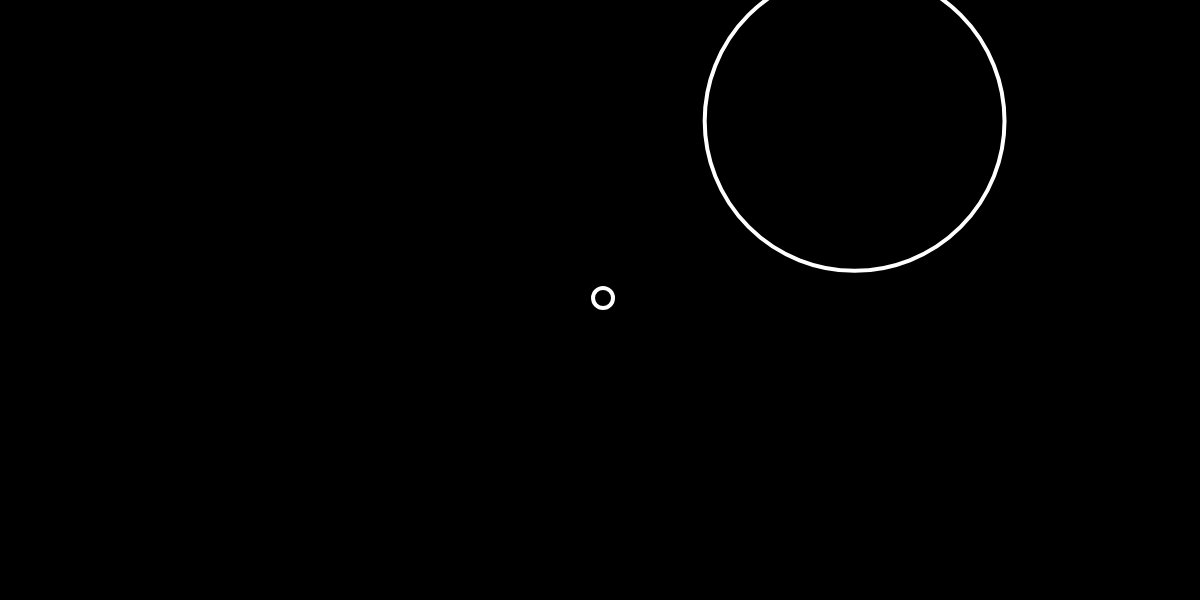
Frame 1 (no input)
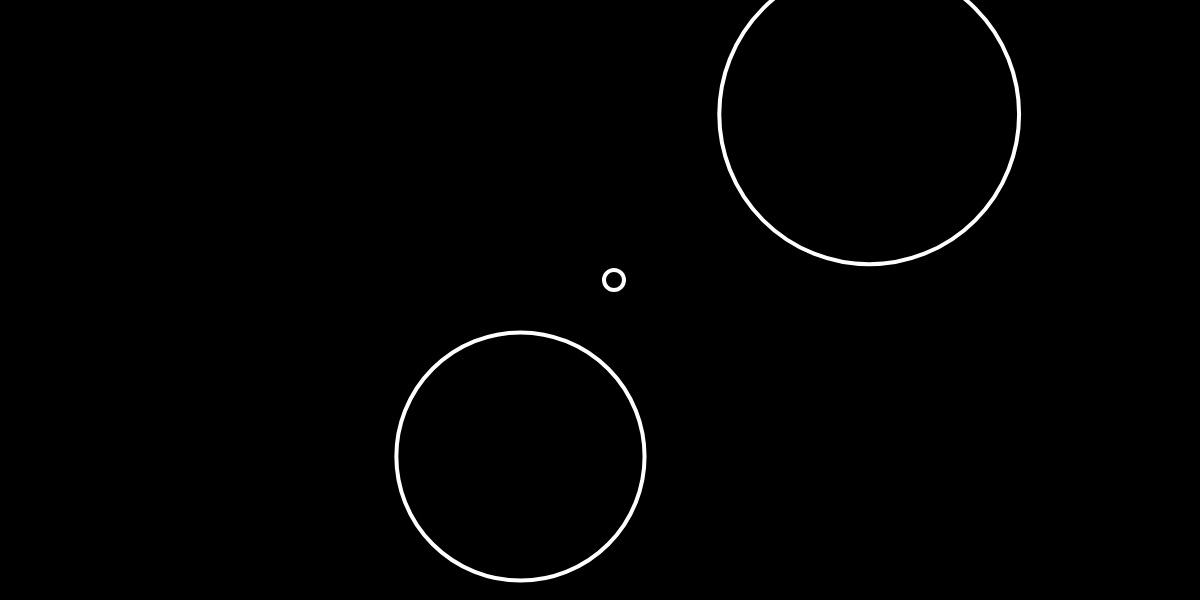
Frame 60 (no input)
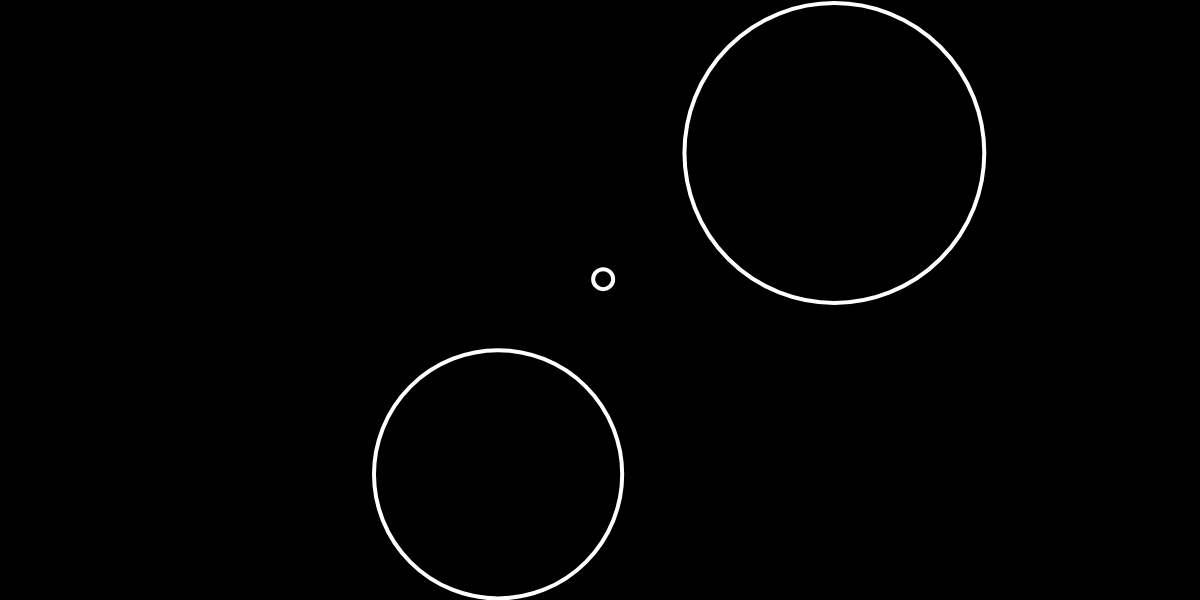
Frame 120 (the mouse pressed at the canvas centre since frame 60)

The p5.js sketch that drew these frames (run headless with seeded random() and noise() and a simulated clock; from frame 60 on, the mouse is pressed at the canvas centre):

// p5.js sketch
// ── sketch.js
let bubbles = [];

function setup() {
    createCanvas(windowWidth, 600);
    let b = new Bubble(width / 2, height / 2, 10);
    bubbles.push(b);
    bubbleTimer();
}

function draw() {
    background(0);
    for (let i = 0; i < bubbles.length; i++) {
        bubbles[i].move();
        bubbles[i].show();
    }
}

function bubbleTimer() {
    let b = new Bubble(random(width), random(height), random(200));
    bubbles.push(b);
    // this has the effect of calling itself every x-milliseconds
    setTimeout(bubbleTimer, random(2000));
}


function mousePressed() {
    // make the bubbles check themselves
    // to see if the mouse is within them.
    for (let i = bubbles.length - 1; i >= 0; i--) {
        let destroyMe = bubbles[i].mouseCheck();
        if (destroyMe) {
            bubbles.splice(i, 1);
        }
    }
}

// ── bubbles.js

///////////////////////////////////////////////////
// Bubble Class
///////////////////////////////////////////////////
class Bubble {
    constructor(x, y, r) {
        this.x = x;
        this.y = y;
        this.r = r;
    }

    move() {
        this.x = this.x + random(-5, 5);
        this.y = this.y + random(-5, 5);
    }

    show() {
        stroke(255);
        strokeWeight(4);
        noFill();
        ellipse(this.x, this.y, this.r * 2);
    }

    // check if the mouse if within this bubble
    mouseCheck() {
        // get the distance between the mouse and the center of the bubble
        let d = dist(this.x, this.y, mouseX, mouseY);
        // check if that distance is less than the bubble radius
        // if it is, then the mouse if within
        if (d < this.r) {
            return true;
        } else {
            return false;
        }
    }
}
